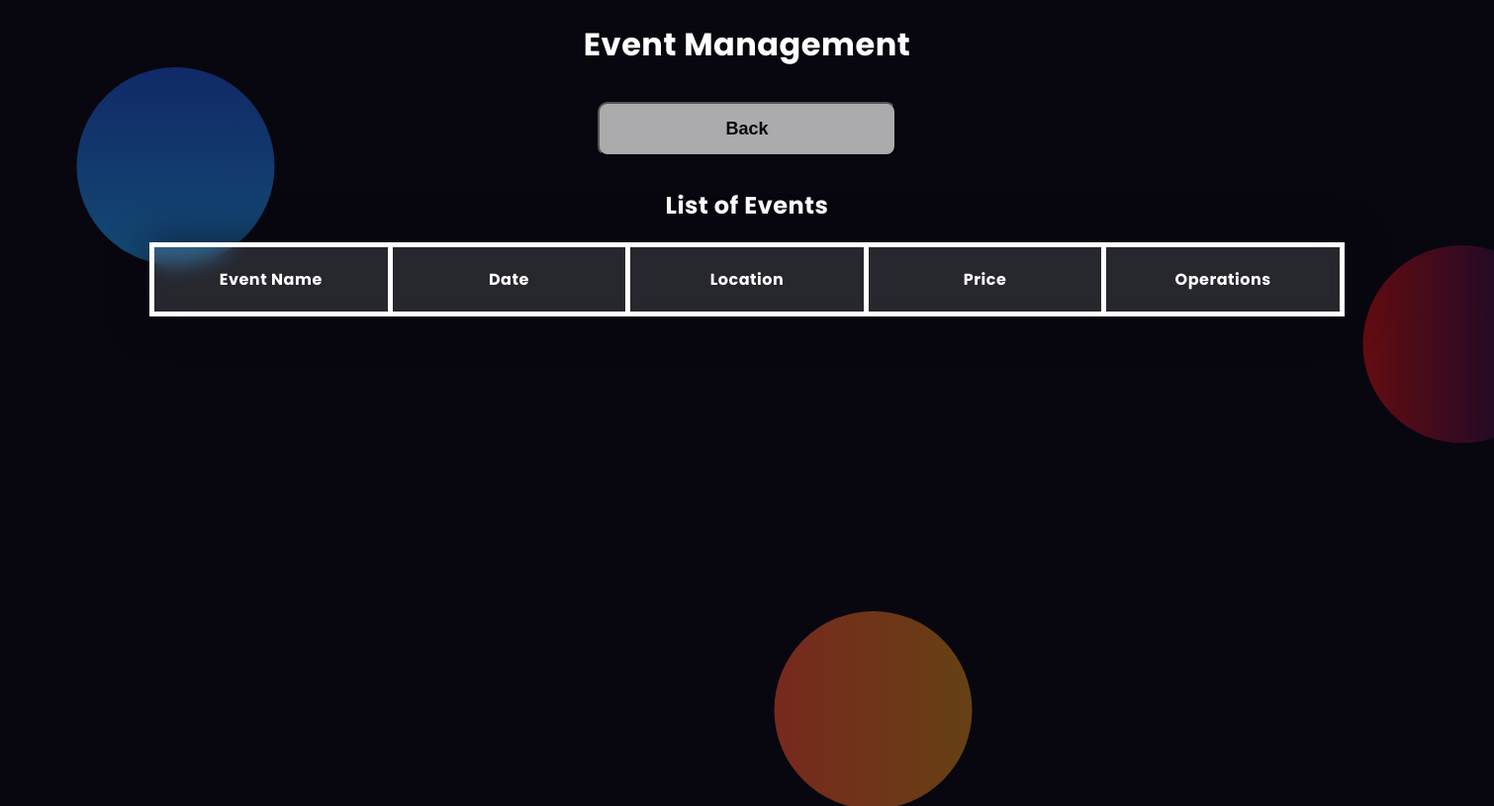
/events.php, run on an earlier commit of the app's database.
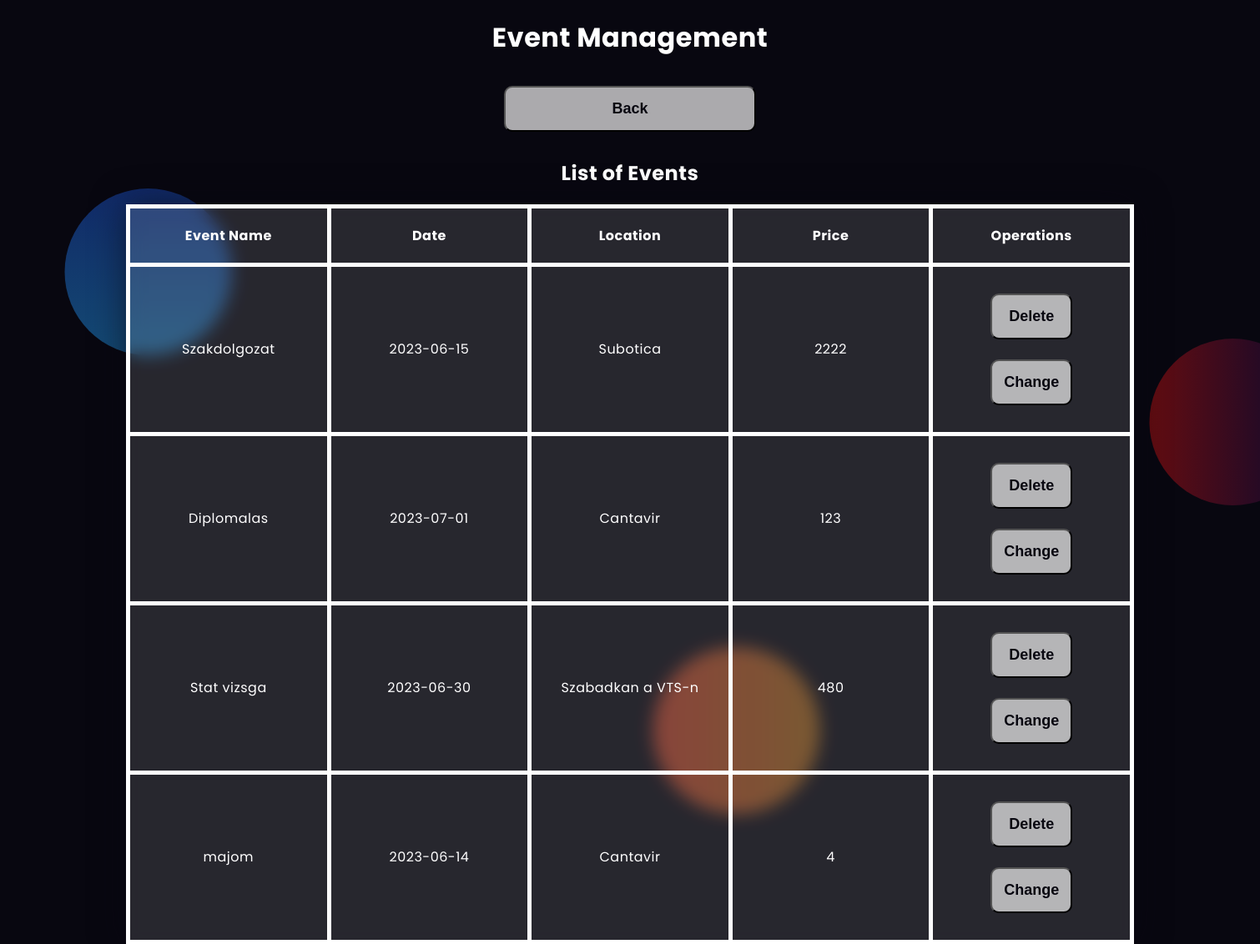
And on a later commit of the database.
### tables this page shows
CREATE TABLE `events` (
  `event_id` int(11) NOT NULL,
  `event_name` varchar(255) NOT NULL,
  `event_date` date NOT NULL,
  `event_location` varchar(255) NOT NULL,
  `event_price` int(11) NOT NULL,
  `user_id` int(11) NOT NULL
);

### events.php (the view, shortened to what this page needs)
<!DOCTYPE html>
<html>
<head>
    <link rel="stylesheet" type="text/css" href="CSS/users.css">
    <link rel="stylesheet" href="https://cdnjs.cloudflare.com/ajax/libs/font-awesome/5.15.4/css/all.min.css">
</head>
<body>
<div class="background">
    <div class="shape"></div>
    <div class="shape"></div>
    <div class="shape"></div>
</div>
<h1>Event Management</h1>
<button class="button" type="button" onclick="parent.location='admin_home.php'">Back</button>
<?php
$isAdmin = true;
if ($isAdmin) {
    echo '<h2>List of Events</h2>';
    echo '<table class="container">';
    echo '    <tr>';
    echo '        <th>Event Name</th>';
    echo '        <th>Date</th>';
    echo '        <th>Location</th>';
    echo '        <th>Price</th>';
    echo '        <th>Operations</th>';
    echo '    </tr>';
    include("db_config1.php");
    try {
        $connection = new PDO("mysql:host=$host;dbname=$dbname;charset=utf8mb4", $username, $password, $options);
        $query = "SELECT * FROM events";
        $statement = $connection->query($query);
        $events = $statement->fetchAll();
        foreach ($events as $event) {
            $event_id = $event['event_id'];
            $event_name = $event['event_name'];
            $event_date = $event['event_date'];
            $event_location = $event['event_location'];
            $event_price = $event['event_price'];
            echo '    <tr>';
            echo '        <td>' . $event_name . '</td>';
            echo '        <td>' . $event_date . '</td>';
            echo '        <td>' . $event_location . '</td>';
            echo '        <td>' . $event_price . '</td>';
            echo '        <td>';
            echo '            <button onclick="deleteEvent(' . $event_id . ')">Delete</button>';
            echo '            <button onclick="updateEvent(' . $event_id . ')">Change</button>';
            echo '        </td>';
            echo '    </tr>';
        }
        echo '</table>';
    } catch (PDOException $e) {
        echo "Hiba: " . $e->getMessage();
    }
} else {
    echo '<p>Do not have permission to visit this page.</p>';
}
?>
</body>
</html>

What changed in the data, as far as the page shows it:
added events: event_name "Szakdolgozat", event_date "2023-06-15", event_location "Subotica", event_price "2222"
added events: event_name "Diplomalas", event_date "2023-07-01", event_location "Cantavir", event_price "123"
added events: event_name "Stat vizsga", event_date "2023-06-30", event_location "Szabadkan a VTS-n", event_price "480"
added events: event_name "majom", event_date "2023-06-14", event_location "Cantavir", event_price "4"
